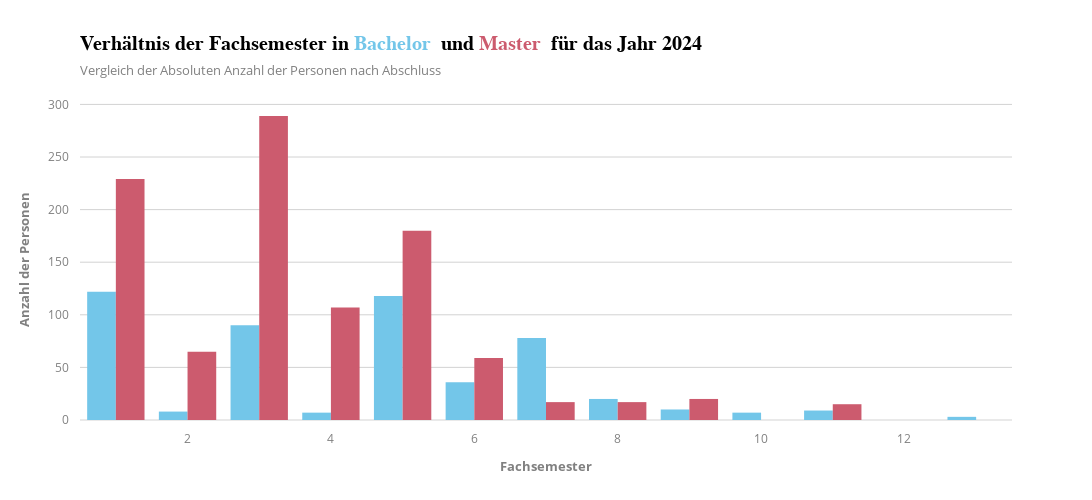

Source (notebook cell):
### Code cell
import plotly.express as px
import pandas as pd

# DataFrame erstellen (diese Zeile geht davon aus, dass df_sorted existiert)
df = pd.DataFrame(df_sorted)

# Entferne das "%" aus der 'Category' Spalte
df['Category'] = df['Category'].str.replace(' (%)', '', regex=False)

# Die Kategorien in absteigender Reihenfolge festlegen
category_order = ["1", "2", "3", "4", "5", "6", "7", "8", "9", "10", "11", "12", "13", "14 und mehr"]

# Bachelor und Master als separate Spalten behandeln
df['Y-Wert'] = df['Studiengang'].map({'Bachelor': 1, 'Master': -1})  # Bachelor oben, Master unten

# Gruppiertes Balkendiagramm erstellen
fig = px.bar(df,
             x="Category",  # Kategorie auf der X-Achse
             y="Wert",  # Wert auf der Y-Achse
             color="Studiengang",  # Unterscheidung zwischen Bachelor und Master
             barmode="group",  # Gruppiertes Balkendiagramm
             title="Verhältnis der Fachsemester in </b><span style='color:#73c6e9;'>Bachelor</span> <b> und </b><span style='color:#cc5b6e;'>Master</span> <b> für das Jahr 2024",
             labels={"Category": "Fachsemester", "Wert": "Anzahl der Personen"},
             category_orders={"Category": category_order},  # Reihenfolge der Kategorien
             color_discrete_map={"Bachelor": "#73c6e9", "Master": "#cc5b6e"})  # Farben für Bachelor und Master

# Layout anpassen
fig.update_layout(
    template="infoviz",  # Dein benutzerdefiniertes Template
    height=500,  # Höhe des Plots
    width=1200,  # Breite des Plots
    yaxis_title="Anzahl der Personen",
    xaxis_title="Fachsemester",
    xaxis=dict(
        ticklabelstandoff=10,
        ticklabelposition="outside bottom",
    ),
    showlegend=False,  # Legende einblenden
)

# Plot anzeigen
fig.show()

### Figure 1 — Plotly figure (JSON) as saved in the notebook; plotly's stock layout.template omitted (floating-point values rounded to 4 significant figures)
{"data": [{"alignmentgroup": "True", "hovertemplate": "Studiengang=Bachelor<br>Fachsemester=%{x}<br>Anzahl der Personen=%{y}<extra></extra>", "legendgroup": "Bachelor", "marker": {"color": "#73c6e9", "pattern": {"shape": ""}}, "name": "Bachelor", "offsetgroup": "Bachelor", "orientation": "v", "showlegend": true, "textposition": "auto", "type": "bar", "x": ["1", "10", "11", "12", "13", "14 und mehr", "2", "3", "4", "5", "6", "7", "8", "9"], "xaxis": "x", "y": [122, 7, 9, 0, 3, 0, 8, 90, 7, 118, 36, 78, 20, 10], "yaxis": "y"}, {"alignmentgroup": "True", "hovertemplate": "Studiengang=Master<br>Fachsemester=%{x}<br>Anzahl der Personen=%{y}<extra></extra>", "legendgroup": "Master", "marker": {"color": "#cc5b6e", "pattern": {"shape": ""}}, "name": "Master", "offsetgroup": "Master", "orientation": "v", "showlegend": true, "textposition": "auto", "type": "bar", "x": ["1", "10", "11", "12", "13", "14 und mehr", "2", "3", "4", "5", "6", "7", "8", "9"], "xaxis": "x", "y": [229, 0, 15, 0, 0, 0, 65, 289, 107, 180, 59, 17, 17, 20], "yaxis": "y"}], "layout": {"barmode": "group", "height": 500, "legend": {"title": {"text": "Studiengang"}, "tracegroupgap": 0}, "showlegend": false, "title": {"text": "Verhältnis der Fachsemester in </b><span style='color:#73c6e9;'>Bachelor</span> <b> und </b><span style='color:#cc5b6e;'>Master</span> <b> für das Jahr 2024"}, "width": 1200, "xaxis": {"anchor": "y", "categoryarray": ["1", "2", "3", "4", "5", "6", "7", "8", "9", "10", "11", "12", "13", "14 und mehr"], "categoryorder": "array", "domain": [0, 1], "ticklabelposition": "outside bottom", "ticklabelstandoff": 10, "title": {"text": "Fachsemester"}}, "yaxis": {"anchor": "x", "domain": [0, 1], "title": {"text": "Anzahl der Personen"}}}}
